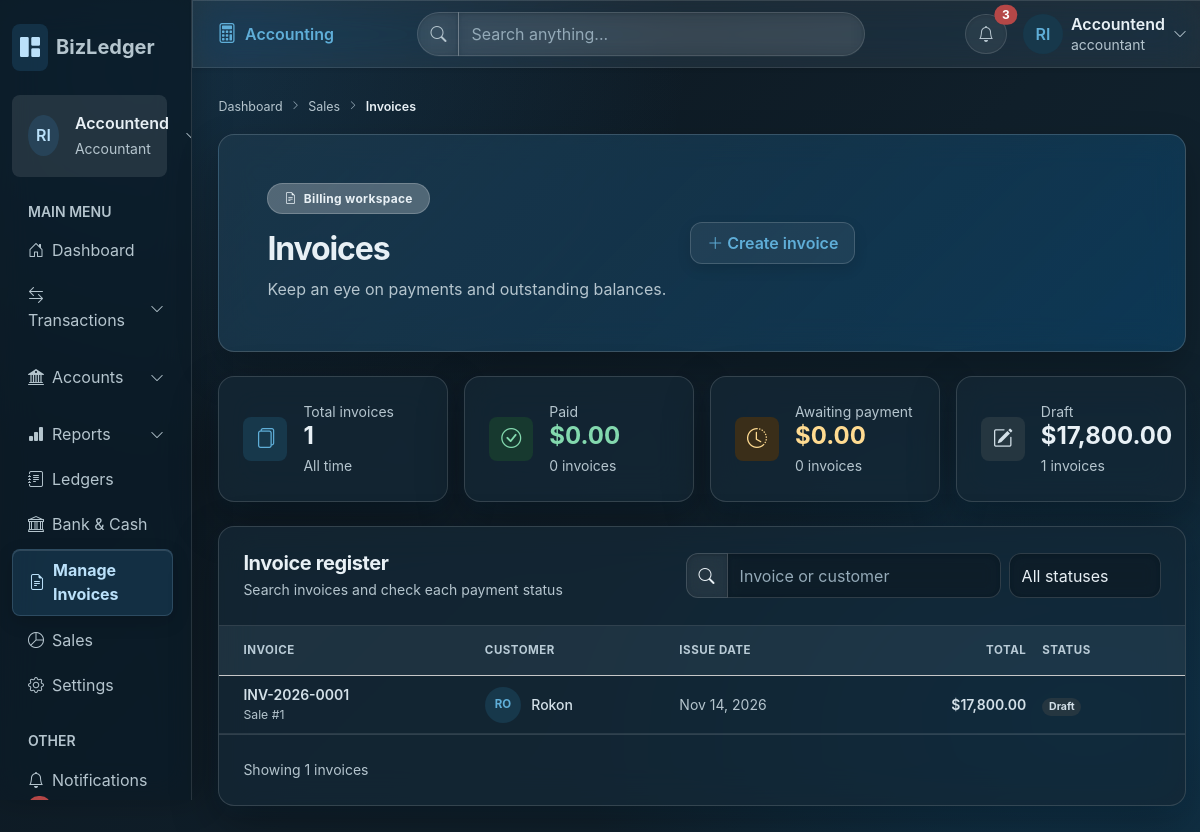
/admin/invoices.php (signed in), run on the app's committed database.
### tables this page shows
CREATE TABLE `sales` (
  `sale_id` int UNSIGNED NOT NULL,
  `company_id` int UNSIGNED NOT NULL,
  `customer_id` int UNSIGNED NOT NULL,
  `invoice_number` varchar(50) NOT NULL,
  `sale_date` date NOT NULL,
  `subtotal` decimal(15,2) NOT NULL DEFAULT '0.00',
  `discount` decimal(15,2) NOT NULL DEFAULT '0.00',
  `tax_amount` decimal(15,2) NOT NULL DEFAULT '0.00',
  `total_amount` decimal(15,2) NOT NULL DEFAULT '0.00',
  `status` enum('DRAFT','POSTED','PARTIAL','PAID','CANCELLED') NOT NULL DEFAULT 'DRAFT',
  `journal_id` int UNSIGNED DEFAULT NULL,
  `created_at` timestamp NOT NULL DEFAULT CURRENT_TIMESTAMP
);

CREATE TABLE `customers` (
  `customer_id` int UNSIGNED NOT NULL,
  `company_id` int UNSIGNED NOT NULL,
  `customer_name` varchar(150) NOT NULL,
  `phone` varchar(30) DEFAULT NULL,
  `email` varchar(150) DEFAULT NULL,
  `address` text,
  `status` tinyint NOT NULL DEFAULT '1',
  `created_at` timestamp NOT NULL DEFAULT CURRENT_TIMESTAMP,
  `updated_at` timestamp NOT NULL DEFAULT CURRENT_TIMESTAMP ON UPDATE CURRENT_TIMESTAMP
);

### admin/invoices.php (the view, shortened to what this page needs)
<?php
include_once 'assets/db/bdconfig.php';
$company_id = (int) ($_SESSION['company_id'] ?? 1);
$invoices = $conn->query("SELECT s.*, c.customer_name
FROM sales s LEFT JOIN customers c ON c.customer_id = s.customer_id
WHERE s.company_id = '$company_id' ORDER BY s.sale_date DESC, s.sale_id DESC");
$summary = $conn->query("SELECT
COUNT(*) AS total_count,
COALESCE(SUM(CASE WHEN status = 'PAID' THEN total_amount END), 0) AS paid_amount,
SUM(status = 'PAID') AS paid_count,
COALESCE(SUM(CASE WHEN status IN ('POSTED', 'PARTIAL') THEN total_amount END), 0) AS awaiting_amount,
SUM(status IN ('POSTED', 'PARTIAL')) AS awaiting_count,
COALESCE(SUM(CASE WHEN status = 'DRAFT' THEN total_amount END), 0) AS draft_amount,
SUM(status = 'DRAFT') AS draft_count
FROM sales WHERE company_id = '$company_id'")->fetch_assoc();
?>
<!DOCTYPE html>
<html lang="en">
<head>
    <link href="https://cdn.jsdelivr.net/npm/bootstrap@5.3.3/dist/css/bootstrap.min.css" rel="stylesheet">
    <link href="https://cdn.jsdelivr.net/npm/bootstrap-icons@1.11.3/font/bootstrap-icons.css" rel="stylesheet">
    <link href="assets/css/dashboard-shared.css" rel="stylesheet">
    <link href="assets/css/inventory.css" rel="stylesheet">
    <link href="assets/css/sales-invoices.css" rel="stylesheet">
    <link href="assets/css/glassmorphism.css" rel="stylesheet">
</head>
<body class="bg-body-tertiary dashboard-page inventory-page commerce-page">
    <div class="container-fluid px-0">
        <div class="row min-vh-100">
            <div class="col-lg-3 col-xl-2 p-0 bg-dark">
                <?php if (($_SESSION['role'] ?? '') === 'accountant') { include 'include/accountendsidebar.php'; } else { include 'include/adminsidebar.php'; } ?>
            </div>
            <main class="col-12 col-lg-9 col-xl-10 p-0">
                <?php if (($_SESSION['role'] ?? '') === 'accountant') { include 'include/accountendheadbar.php'; } else { include 'include/adminheadbar.php'; } ?>
                <div class="p-3 p-md-4 p-xl-5">
                    <nav class="inventory-breadcrumb mb-3" aria-label="Breadcrumb">
                        <a href="dashboard_admin.php" class="text-decoration-none">Dashboard</a>
                        <i class="bi bi-chevron-right mx-2" aria-hidden="true"></i>
                        <a href="sales.php" class="text-decoration-none">Sales</a>
                        <i class="bi bi-chevron-right mx-2" aria-hidden="true"></i>
                        <span aria-current="page">Invoices</span>
                    </nav>
                    <section class="inventory-hero commerce-hero invoice-hero rounded-4 shadow-sm text-white p-4 p-lg-5 mb-4">
                        <div class="d-flex flex-column flex-md-row justify-content-between align-items-md-center gap-4">
                            <div>
                                <span class="badge rounded-pill bg-white bg-opacity-25 text-white px-3 py-2 mb-3"><i class="bi bi-file-earmark-text me-1" aria-hidden="true"></i> Billing workspace</span>
                                <h1 class="h2 fw-bold mb-2">Invoices</h1>
                                <p class="mb-0 text-white-50">Keep an eye on payments and outstanding balances.</p>
                            </div>
                            <a class="btn btn-light text-primary fw-semibold px-3 py-2 text-nowrap" href="sales.php">
                                <i class="bi bi-plus-lg me-1" aria-hidden="true"></i>Create invoice
                            </a>
                        </div>
                    </section>
                    <section class="row g-3 mb-4" aria-label="Invoice summary">
                        <div class="col-12 col-sm-6 col-xl-3">
                            <article class="card inventory-stat rounded-4 h-100">
                                <div class="card-body d-flex align-items-center gap-3 p-4"><span class="inventory-stat-icon rounded-3 bg-primary-subtle text-primary"><i class="bi bi-files" aria-hidden="true"></i></span>
                                    <div>
                                        <div class="small text-secondary">Total invoices</div>
                                        <div class="h4 fw-bold mb-0"><?= (int) $summary['total_count'] ?></div>
                                        <div class="small text-secondary mt-1">All time</div>
                                    </div>
                                </div>
                            </article>
                        </div>
                        <div class="col-12 col-sm-6 col-xl-3">
                            <article class="card inventory-stat rounded-4 h-100">
                                <div class="card-body d-flex align-items-center gap-3 p-4"><span class="inventory-stat-icon rounded-3 bg-success-subtle text-success"><i class="bi bi-check-circle" aria-hidden="true"></i></span>
                                    <div>
                                        <div class="small text-secondary">Paid</div>
                                        <div class="h4 fw-bold text-success mb-0">$<?= number_format($summary['paid_amount'], 2) ?></div>
                                        <div class="small text-secondary mt-1"><?= (int) $summary['paid_count'] ?> invoices</div>
                                    </div>
                                </div>
                            </article>
                        </div>
                        <div class="col-12 col-sm-6 col-xl-3">
                            <article class="card inventory-stat rounded-4 h-100">
                                <div class="card-body d-flex align-items-center gap-3 p-4"><span class="inventory-stat-icon rounded-3 bg-warning-subtle text-warning-emphasis"><i class="bi bi-clock-history" aria-hidden="true"></i></span>
                                    <div>
                                        <div class="small text-secondary">Awaiting payment</div>
                                        <div class="h4 fw-bold text-warning-emphasis mb-0">$<?= number_format($summary['awaiting_amount'], 2) ?></div>
                                        <div class="small text-secondary mt-1"><?= (int) $summary['awaiting_count'] ?> invoices</div>
                                    </div>
                                </div>
                            </article>
                        </div>
                        <div class="col-12 col-sm-6 col-xl-3">
                            <article class="card inventory-stat rounded-4 h-100">
                                <div class="card-body d-flex align-items-center gap-3 p-4"><span class="inventory-stat-icon rounded-3 bg-secondary-subtle text-secondary-emphasis"><i class="bi bi-pencil-square" aria-hidden="true"></i></span>
                                    <div>
                                        <div class="small text-secondary">Draft</div>
                                        <div class="h4 fw-bold mb-0">$<?= number_format($summary['draft_amount'], 2) ?></div>
                                        <div class="small text-secondary mt-1"><?= (int) $summary['draft_count'] ?> invoices</div>
                                    </div>
                                </div>
                            </article>
                        </div>
                    </section>
                    <section class="card inventory-panel rounded-4 overflow-hidden" aria-labelledby="invoice-list-title">
                        <div class="d-flex flex-column flex-xl-row justify-content-between align-items-xl-center gap-3 p-3 p-md-4 border-bottom">
                            <div>
                                <h2 class="h5 fw-bold mb-1" id="invoice-list-title">Invoice register</h2>
                                <p class="small text-secondary mb-0">Search invoices and check each payment status</p>
                            </div>
                            <div class="d-flex flex-column flex-sm-row gap-2 inventory-filters">
                                <label class="input-group"><span class="input-group-text bg-white"><i class="bi bi-search" aria-hidden="true"></i></span><input class="form-control" type="search" placeholder="Invoice or customer" aria-label="Search invoices"></label>
                                <select class="form-select" aria-label="Filter invoices by status">
                                    <option selected>All statuses</option>
                                </select>
                            </div>
                        </div>
                        <div class="table-responsive">
                            <table class="table table-hover align-middle inventory-table commerce-table invoice-table mb-0">
                                <thead class="table-light">
                                    <tr>
                                        <th scope="col" class="ps-4 py-3">Invoice</th>
                                        <th scope="col" class="py-3">Customer</th>
                                        <th scope="col" class="py-3">Issue date</th>
                                        <th scope="col" class="py-3 text-end">Total</th>
                                        <th scope="col" class="pe-4 py-3">Status</th>
                                    </tr>
                                </thead>
                                <tbody>
                                    <?php while ($row = $invoices->fetch_assoc()) {
                                        if ($row['status'] == 'PAID') {
                                            $badge = 'bg-success-subtle text-success-emphasis';
                                            $text = 'Paid';
                                        } elseif ($row['status'] == 'PARTIAL') {
                                            $badge = 'bg-warning-subtle text-warning-emphasis';
                                            $text = 'Partial';
                                        } elseif ($row['status'] == 'POSTED') {
                                            $badge = 'bg-primary-subtle text-primary-emphasis';
                                            $text = 'Posted';
                                        } elseif ($row['status'] == 'CANCEL') {
                                            $badge = 'bg-danger-subtle text-danger-emphasis';
                                            $text = 'Cancelled';
                                        } else {
                                            $badge = 'bg-secondary-subtle text-secondary-emphasis';
                                            $text = 'Draft';
                                        }
                                    ?>
                                        <tr>
                                            <td class="ps-4">
                                                <div class="fw-semibold"><?= htmlspecialchars($row['invoice_number']) ?></div>
                                                <div class="small text-secondary">Sale #<?= $row['sale_id'] ?></div>
                                            </td>
                                            <td>
                                                <div class="customer-cell"><span class="customer-avatar bg-primary-subtle text-primary"><?= htmlspecialchars(strtoupper(substr($row['customer_name'] ?? '?', 0, 2))) ?></span><span class="fw-medium"><?= htmlspecialchars($row['customer_name'] ?? 'Unknown') ?></span></div>
                                            </td>
                                            <td class="text-secondary text-nowrap"><?= date('M d, Y', strtotime($row['sale_date'])) ?></td>
                                            <td class="text-end fw-semibold">$<?= number_format($row['total_amount'], 2) ?></td>
                                            <td class="pe-4"><span class="badge rounded-pill <?= $badge ?>"><?= $text ?></span></td>
                                        </tr>
                                    <?php } ?>
                                </tbody>
                            </table>
                        </div>
                        <div class="d-flex flex-column flex-sm-row justify-content-between align-items-center gap-3 p-3 p-md-4 border-top">
                            <span class="small text-secondary">Showing <?= (int) $summary['total_count'] ?> invoices</span>
                        </div>
                    </section>
                </div>
            </main>
        </div>
    </div>
</body>
</html>

### admin/assets/css/dashboard-shared.css (style rules this page uses)
:root { --dashboard-ink: #17233c; --dashboard-muted: #68758b; }
body.dashboard-page { color: var(--dashboard-ink); background: #f5f7fb; }

### admin/assets/css/inventory.css (style rules this page uses)
.inventory-page { --inventory-ink: #17233c; --inventory-muted: #68758b; --inventory-border: #e6ebf3; color: var(--inventory-ink); background: radial-gradient(ellipse at 92% 10%, rgba(49, 89, 201, .045), transparent 28rem), #f5f7fb; }
.inventory-page main > .p-3 { padding-top: 1.5rem !important; }
.inventory-breadcrumb { display: flex; align-items: center; min-height: 1.5rem; color: #8a95a8; font-size: .78rem; }
.inventory-breadcrumb a { color: #68758b; }
.inventory-breadcrumb i { font-size: .6rem; }
.inventory-breadcrumb [aria-current="page"] { color: #34425b; font-weight: 600; }
.inventory-hero { position: relative; overflow: hidden; min-height: 13rem; display: flex; align-items: center; border: 1px solid rgba(255, 255, 255, .16); background: radial-gradient(circle at 88% 18%, rgba(255, 255, 255, .18), transparent 25%), linear-gradient(120deg, #173b8f, #3159c9 62%, #4777df); box-shadow: 0 .75rem 2rem rgba(35, 67, 151, .16) !important; }
.inventory-hero h1 { letter-spacing: -.035em; }
.inventory-hero p { max-width: 34rem; line-height: 1.65; }
.inventory-hero .badge { border: 1px solid rgba(255, 255, 255, .2); letter-spacing: .025em; }
.inventory-hero .btn { border: 0; box-shadow: 0 .35rem 1rem rgba(15, 35, 83, .12); transition: transform .18s ease, box-shadow .18s ease; }
.inventory-stat, .inventory-panel { border: 1px solid var(--inventory-border); box-shadow: 0 .25rem .75rem rgba(23, 35, 60, .035); }
.inventory-stat-icon { display: inline-flex; width: 2.75rem; height: 2.75rem; align-items: center; justify-content: center; flex: 0 0 auto; font-size: 1.25rem; }
.inventory-panel { border-radius: 1rem !important; }
.inventory-filters { width: 100%; }
.inventory-filters .input-group { flex: 1 1 15rem; min-width: 12rem; }
.inventory-filters .form-select { flex: 0 0 auto; width: auto; min-width: 9.5rem; }
.inventory-filters .form-control, .inventory-filters .form-select, .inventory-filters .input-group-text { border-color: #dfe5ef; }
.inventory-table thead th { color: #68758b; font-size: .72rem; font-weight: 700; letter-spacing: .045em; text-transform: uppercase; white-space: nowrap; }
.inventory-table td { color: #34425b; font-size: .875rem; }
@media (min-width: 1200px) { .inventory-filters { width: auto; } }

### admin/assets/css/sales-invoices.css (style rules this page uses)
.commerce-page { color: #17233c; }
.commerce-hero { background: radial-gradient(circle at 88% 18%, rgba(255, 255, 255, .18), transparent 25%), linear-gradient(120deg, #173b8f, #3159c9 62%, #4777df); }
.invoice-hero { background: radial-gradient(circle at 88% 18%, rgba(255, 255, 255, .18), transparent 25%), linear-gradient(120deg, #53358d, #7654bd 58%, #9977d6); }
.commerce-table thead th { white-space: nowrap; }
.commerce-table td { white-space: nowrap; }
.customer-cell { display: inline-flex; align-items: center; gap: .65rem; }
.customer-avatar { display: inline-flex; width: 2.25rem; height: 2.25rem; align-items: center; justify-content: center; flex: 0 0 auto; border-radius: 50%; font-size: .72rem; font-weight: 700; }

### data on the page
sales: invoice_number "INV-2026-0001", sale_id "1", customer.customer_name "RO", customer.customer_name "Rokon", sale_date "Nov 14, 2026", total_amount "17,800.00", status "Draft"

### other printed values
$_SESSION['name'] "Accountend"
$_SESSION['role'] "accountant"
$summary['total_count'] "1"
$summary['paid_amount'] "0.00"
$summary['paid_count'] "0"
$summary['awaiting_amount'] "0.00"
$summary['awaiting_count'] "0"
$summary['draft_amount'] "17,800.00"
$summary['draft_count'] "1"
